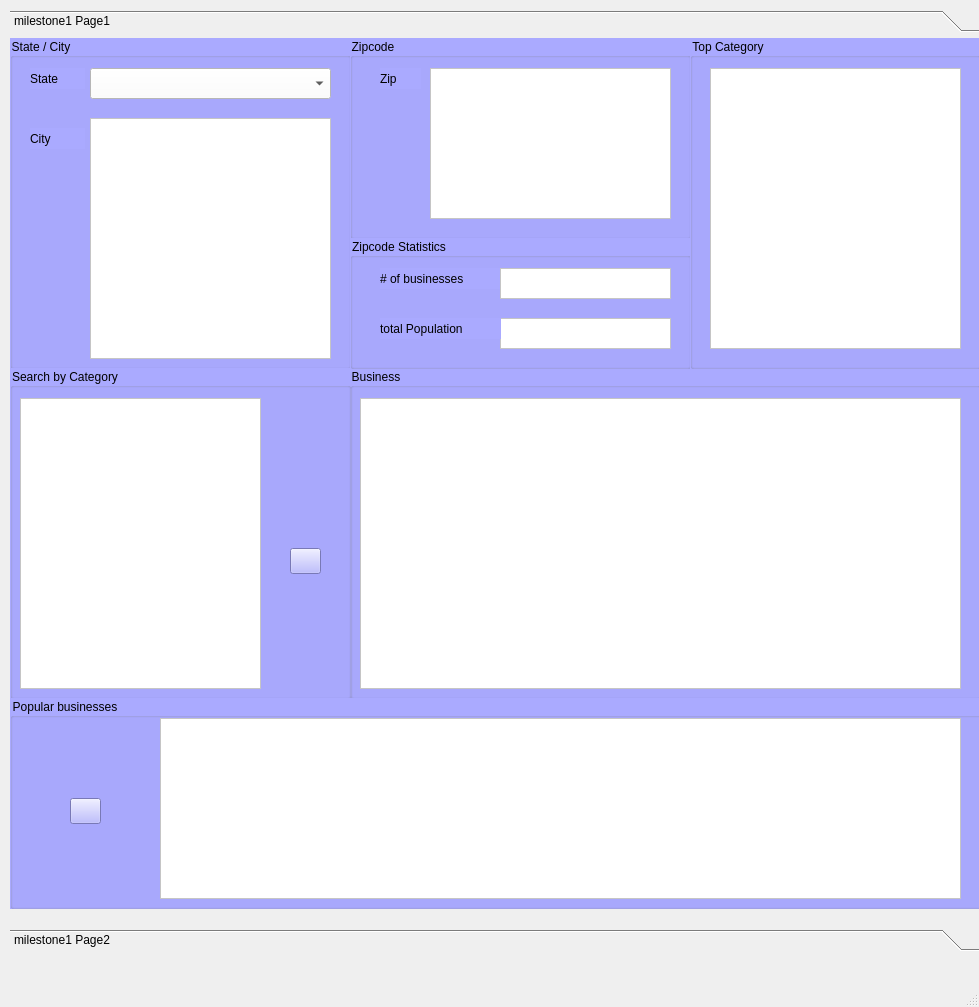
<?xml version="1.0" encoding="UTF-8"?>
<ui version="4.0">
 <class>MainWindow</class>
 <widget class="QMainWindow" name="MainWindow">
  <property name="geometry">
   <rect>
    <x>0</x>
    <y>0</y>
    <width>979</width>
    <height>1007</height>
   </rect>
  </property>
  <property name="windowTitle">
   <string>MainWindow</string>
  </property>
  <widget class="QWidget" name="centralwidget">
   <widget class="QToolBox" name="toolBox">
    <property name="geometry">
     <rect>
      <x>10</x>
      <y>10</y>
      <width>971</width>
      <height>941</height>
     </rect>
    </property>
    <property name="styleSheet">
     <string notr="true">font: 10pt &quot;MS Shell Dlg 2&quot;;</string>
    </property>
    <property name="currentIndex">
     <number>0</number>
    </property>
    <widget class="QWidget" name="page">
     <property name="geometry">
      <rect>
       <x>0</x>
       <y>0</y>
       <width>971</width>
       <height>869</height>
      </rect>
     </property>
     <attribute name="label">
      <string>milestone1 Page1</string>
     </attribute>
     <widget class="QGroupBox" name="groupBox">
      <property name="geometry">
       <rect>
        <x>0</x>
        <y>0</y>
        <width>341</width>
        <height>331</height>
       </rect>
      </property>
      <property name="styleSheet">
       <string notr="true">background-color: rgb(170, 170, 255);
</string>
      </property>
      <property name="title">
       <string>State / City</string>
      </property>
      <widget class="QComboBox" name="stateList">
       <property name="geometry">
        <rect>
         <x>80</x>
         <y>30</y>
         <width>241</width>
         <height>31</height>
        </rect>
       </property>
       <property name="styleSheet">
        <string notr="true">background-color: rgb(255, 255, 255);
font: 10pt &quot;MS Shell Dlg 2&quot;;</string>
       </property>
      </widget>
      <widget class="QLabel" name="label">
       <property name="geometry">
        <rect>
         <x>20</x>
         <y>30</y>
         <width>55</width>
         <height>21</height>
        </rect>
       </property>
       <property name="text">
        <string>State</string>
       </property>
      </widget>
      <widget class="QLabel" name="label_2">
       <property name="geometry">
        <rect>
         <x>20</x>
         <y>90</y>
         <width>55</width>
         <height>21</height>
        </rect>
       </property>
       <property name="text">
        <string>City</string>
       </property>
      </widget>
      <widget class="QListWidget" name="cityList">
       <property name="geometry">
        <rect>
         <x>80</x>
         <y>80</y>
         <width>241</width>
         <height>241</height>
        </rect>
       </property>
       <property name="styleSheet">
        <string notr="true">background-color: rgb(255, 255, 255);
font: 10pt &quot;MS Shell Dlg 2&quot;;</string>
       </property>
      </widget>
     </widget>
     <widget class="QGroupBox" name="businessGroup">
      <property name="geometry">
       <rect>
        <x>340</x>
        <y>330</y>
        <width>631</width>
        <height>331</height>
       </rect>
      </property>
      <property name="styleSheet">
       <string notr="true">background-color: rgb(170, 170, 255);
</string>
      </property>
      <property name="title">
       <string>Business</string>
      </property>
      <widget class="QTableWidget" name="businessTable">
       <property name="geometry">
        <rect>
         <x>10</x>
         <y>30</y>
         <width>601</width>
         <height>291</height>
        </rect>
       </property>
       <property name="styleSheet">
        <string notr="true">background-color: rgb(255, 255, 255);
font: 10pt &quot;MS Shell Dlg 2&quot;;</string>
       </property>
       <attribute name="horizontalHeaderStretchLastSection">
        <bool>true</bool>
       </attribute>
       <attribute name="verticalHeaderVisible">
        <bool>false</bool>
       </attribute>
      </widget>
     </widget>
     <widget class="QGroupBox" name="groupBox_3">
      <property name="geometry">
       <rect>
        <x>340</x>
        <y>0</y>
        <width>341</width>
        <height>201</height>
       </rect>
      </property>
      <property name="styleSheet">
       <string notr="true">background-color: rgb(170, 170, 255);
</string>
      </property>
      <property name="title">
       <string>Zipcode</string>
      </property>
      <widget class="QLabel" name="label_6">
       <property name="geometry">
        <rect>
         <x>30</x>
         <y>30</y>
         <width>41</width>
         <height>21</height>
        </rect>
       </property>
       <property name="text">
        <string>Zip</string>
       </property>
      </widget>
      <widget class="QListWidget" name="zipList">
       <property name="geometry">
        <rect>
         <x>80</x>
         <y>30</y>
         <width>241</width>
         <height>151</height>
        </rect>
       </property>
       <property name="styleSheet">
        <string notr="true">background-color: rgb(255, 255, 255);
font: 10pt &quot;MS Shell Dlg 2&quot;;</string>
       </property>
      </widget>
     </widget>
     <widget class="QGroupBox" name="groupBox_4">
      <property name="geometry">
       <rect>
        <x>340</x>
        <y>200</y>
        <width>341</width>
        <height>131</height>
       </rect>
      </property>
      <property name="styleSheet">
       <string notr="true">background-color: rgb(170, 170, 255);
</string>
      </property>
      <property name="title">
       <string>Zipcode Statistics</string>
      </property>
      <widget class="QLabel" name="label_7">
       <property name="geometry">
        <rect>
         <x>30</x>
         <y>30</y>
         <width>121</width>
         <height>21</height>
        </rect>
       </property>
       <property name="text">
        <string># of businesses</string>
       </property>
      </widget>
      <widget class="QTextEdit" name="numbusiness">
       <property name="geometry">
        <rect>
         <x>150</x>
         <y>30</y>
         <width>171</width>
         <height>31</height>
        </rect>
       </property>
       <property name="autoFillBackground">
        <bool>false</bool>
       </property>
       <property name="styleSheet">
        <string notr="true">background:rgb(255, 255, 255)</string>
       </property>
       <property name="readOnly">
        <bool>true</bool>
       </property>
      </widget>
      <widget class="QTextEdit" name="pname">
       <property name="geometry">
        <rect>
         <x>150</x>
         <y>80</y>
         <width>171</width>
         <height>31</height>
        </rect>
       </property>
       <property name="autoFillBackground">
        <bool>false</bool>
       </property>
       <property name="styleSheet">
        <string notr="true">background:rgb(255, 255, 255)</string>
       </property>
       <property name="readOnly">
        <bool>true</bool>
       </property>
      </widget>
      <widget class="QLabel" name="label_8">
       <property name="geometry">
        <rect>
         <x>30</x>
         <y>80</y>
         <width>121</width>
         <height>21</height>
        </rect>
       </property>
       <property name="text">
        <string>total Population</string>
       </property>
      </widget>
     </widget>
     <widget class="QGroupBox" name="businessGroup_2">
      <property name="geometry">
       <rect>
        <x>680</x>
        <y>0</y>
        <width>291</width>
        <height>331</height>
       </rect>
      </property>
      <property name="styleSheet">
       <string notr="true">background-color: rgb(170, 170, 255);
</string>
      </property>
      <property name="title">
       <string>Top Category</string>
      </property>
      <widget class="QTableWidget" name="catTable">
       <property name="geometry">
        <rect>
         <x>20</x>
         <y>30</y>
         <width>251</width>
         <height>281</height>
        </rect>
       </property>
       <property name="styleSheet">
        <string notr="true">background-color: rgb(255, 255, 255);
font: 10pt &quot;MS Shell Dlg 2&quot;;</string>
       </property>
       <attribute name="horizontalHeaderStretchLastSection">
        <bool>true</bool>
       </attribute>
       <attribute name="verticalHeaderVisible">
        <bool>false</bool>
       </attribute>
      </widget>
     </widget>
     <widget class="QGroupBox" name="groupBox_5">
      <property name="geometry">
       <rect>
        <x>0</x>
        <y>330</y>
        <width>341</width>
        <height>331</height>
       </rect>
      </property>
      <property name="styleSheet">
       <string notr="true">background-color: rgb(170, 170, 255);
</string>
      </property>
      <property name="title">
       <string>Search by Category</string>
      </property>
      <widget class="QListWidget" name="catList">
       <property name="geometry">
        <rect>
         <x>10</x>
         <y>30</y>
         <width>241</width>
         <height>291</height>
        </rect>
       </property>
       <property name="styleSheet">
        <string notr="true">background-color: rgb(255, 255, 255);
font: 10pt &quot;MS Shell Dlg 2&quot;;</string>
       </property>
      </widget>
      <widget class="QPushButton" name="pushButton">
       <property name="geometry">
        <rect>
         <x>280</x>
         <y>180</y>
         <width>31</width>
         <height>26</height>
        </rect>
       </property>
       <property name="text">
        <string/>
       </property>
       <property name="icon">
        <iconset>
         <normaloff>../../../../../search-button-png-23499.png</normaloff>../../../../../search-button-png-23499.png</iconset>
       </property>
      </widget>
     </widget>
     <widget class="QGroupBox" name="businessGroup_3">
      <property name="geometry">
       <rect>
        <x>0</x>
        <y>660</y>
        <width>981</width>
        <height>211</height>
       </rect>
      </property>
      <property name="styleSheet">
       <string notr="true">background-color: rgb(170, 170, 255);
</string>
      </property>
      <property name="title">
       <string>Popular businesses</string>
      </property>
      <widget class="QTableWidget" name="poptable">
       <property name="geometry">
        <rect>
         <x>150</x>
         <y>20</y>
         <width>801</width>
         <height>181</height>
        </rect>
       </property>
       <property name="styleSheet">
        <string notr="true">background-color: rgb(255, 255, 255);
font: 10pt &quot;MS Shell Dlg 2&quot;;</string>
       </property>
       <attribute name="horizontalHeaderStretchLastSection">
        <bool>true</bool>
       </attribute>
       <attribute name="verticalHeaderVisible">
        <bool>false</bool>
       </attribute>
      </widget>
      <widget class="QPushButton" name="b2">
       <property name="geometry">
        <rect>
         <x>60</x>
         <y>100</y>
         <width>31</width>
         <height>26</height>
        </rect>
       </property>
       <property name="text">
        <string/>
       </property>
       <property name="icon">
        <iconset>
         <normaloff>../../../../../search-button-png-23499.png</normaloff>../../../../../search-button-png-23499.png</iconset>
       </property>
      </widget>
     </widget>
    </widget>
    <widget class="QWidget" name="page_2">
     <property name="geometry">
      <rect>
       <x>0</x>
       <y>0</y>
       <width>971</width>
       <height>919</height>
      </rect>
     </property>
     <attribute name="label">
      <string>milestone1 Page2</string>
     </attribute>
     <widget class="QGroupBox" name="groupBox_2">
      <property name="geometry">
       <rect>
        <x>10</x>
        <y>0</y>
        <width>861</width>
        <height>371</height>
       </rect>
      </property>
      <property name="styleSheet">
       <string notr="true">background-color: rgb(170, 170, 255);</string>
      </property>
      <property name="title">
       <string>Search by Name</string>
      </property>
      <widget class="QLabel" name="label_3">
       <property name="geometry">
        <rect>
         <x>30</x>
         <y>40</y>
         <width>171</width>
         <height>21</height>
        </rect>
       </property>
       <property name="text">
        <string>Enter Business Name:</string>
       </property>
      </widget>
      <widget class="QLabel" name="label_4">
       <property name="geometry">
        <rect>
         <x>30</x>
         <y>330</y>
         <width>171</width>
         <height>21</height>
        </rect>
       </property>
       <property name="text">
        <string>City for Business:</string>
       </property>
      </widget>
      <widget class="QTextEdit" name="bname">
       <property name="geometry">
        <rect>
         <x>210</x>
         <y>30</y>
         <width>281</width>
         <height>31</height>
        </rect>
       </property>
       <property name="autoFillBackground">
        <bool>false</bool>
       </property>
       <property name="styleSheet">
        <string notr="true">background-color: rgb(255, 255, 255);</string>
       </property>
      </widget>
      <widget class="QTextEdit" name="bcity">
       <property name="geometry">
        <rect>
         <x>210</x>
         <y>320</y>
         <width>281</width>
         <height>31</height>
        </rect>
       </property>
       <property name="styleSheet">
        <string notr="true">background-color: rgb(255, 255, 255);</string>
       </property>
      </widget>
      <widget class="QListWidget" name="businesses">
       <property name="geometry">
        <rect>
         <x>210</x>
         <y>71</y>
         <width>281</width>
         <height>241</height>
        </rect>
       </property>
       <property name="styleSheet">
        <string notr="true">background-color: rgb(255, 255, 255);</string>
       </property>
      </widget>
     </widget>
    </widget>
   </widget>
  </widget>
  <widget class="QMenuBar" name="menubar">
   <property name="geometry">
    <rect>
     <x>0</x>
     <y>0</y>
     <width>979</width>
     <height>26</height>
    </rect>
   </property>
  </widget>
  <widget class="QStatusBar" name="statusbar"/>
 </widget>
 <resources/>
 <connections/>
</ui>
